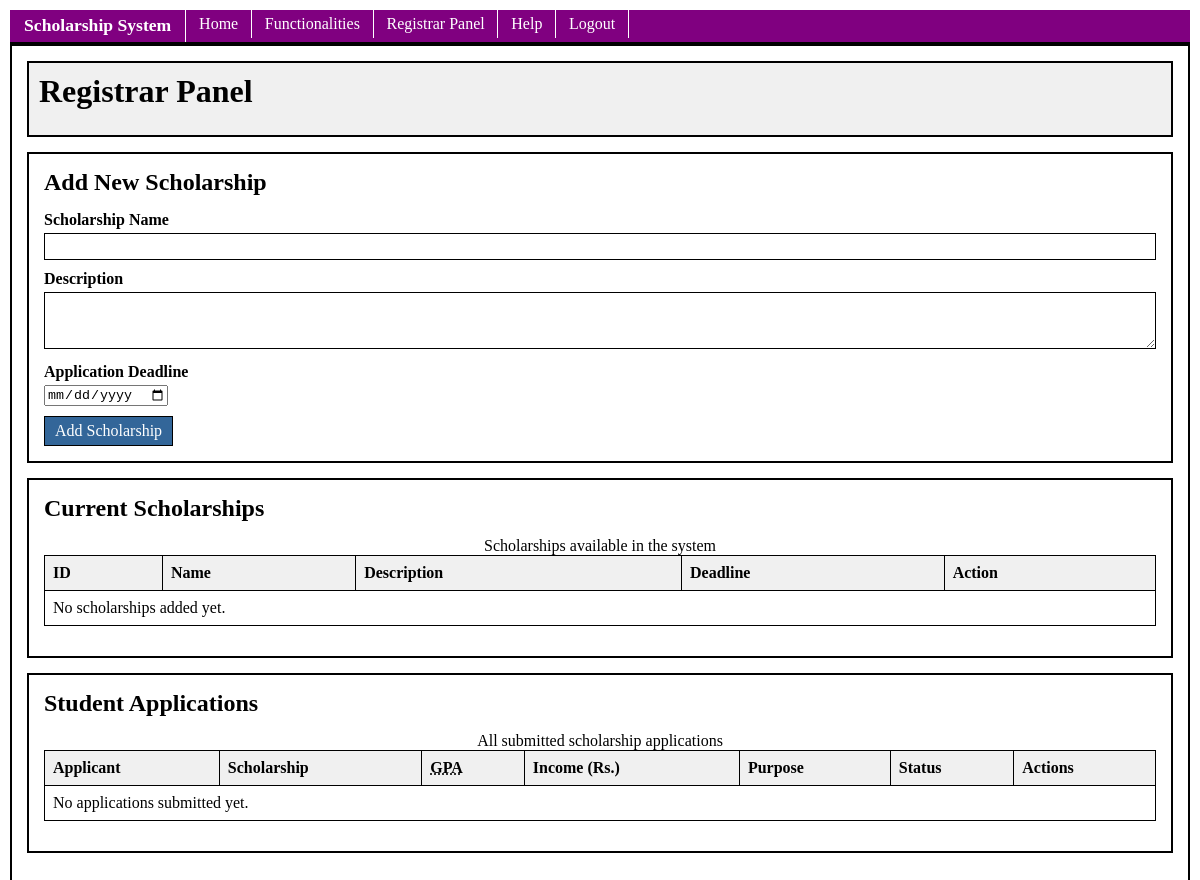
/public/applications.php (signed in), run on an earlier commit of the app's database.
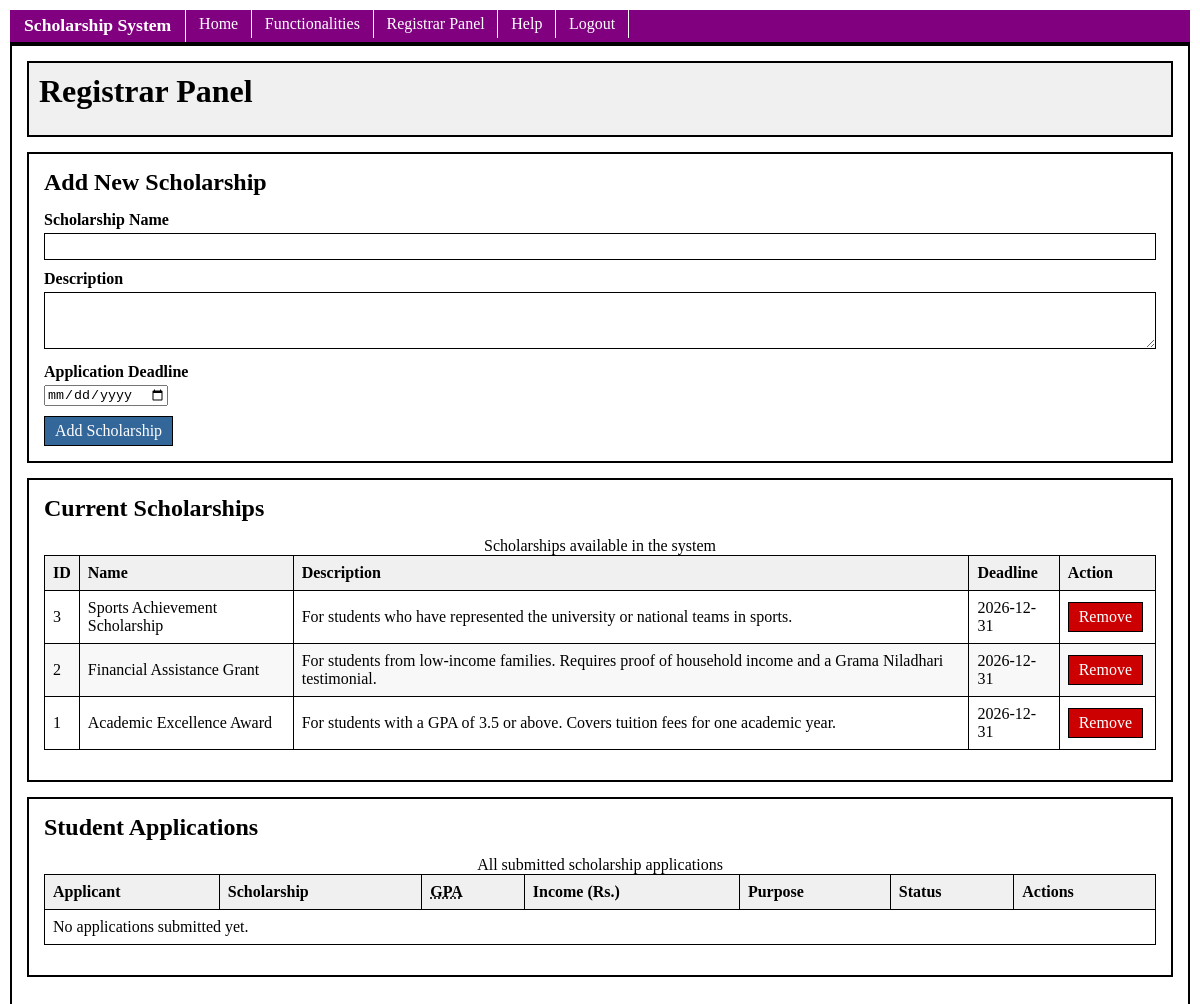
And on a later commit of the database.
### tables this page shows
CREATE TABLE IF NOT EXISTS scholarships (
    id INT AUTO_INCREMENT PRIMARY KEY,
    name VARCHAR(150) NOT NULL,
    description TEXT,
    deadline DATE,
    created_at TIMESTAMP DEFAULT CURRENT_TIMESTAMP
);

### public/applications.php (the view, shortened to what this page needs)
<?php
require_once '../config/db.php';
$scholarships = $conn->query("SELECT * FROM scholarships ORDER BY id DESC")->fetchAll();
$stmt = $conn->query("SELECT ss.*, u.username, u.email, s.name AS scholarship_name FROM student_scholarships ss INNER JOIN users u ON ss.student_id = u.id INNER JOIN scholarships s ON ss.scholarship_id = s.id ORDER BY ss.applied_at DESC");
$applications = $stmt->fetchAll();
require_once '../includes/header.php';
?>
    <div class="container">
        <div class="dashboard-header">
            <h1>Registrar Panel</h1>
        </div>
        <div class="content-page">
            <h2>Add New Scholarship</h2>
            <form name="addScholarshipForm" action="applications.php" method="POST" onsubmit="return validateDeadline()">
                <div class="form-group">
                    <label for="schName">Scholarship Name</label>
                    <input type="text" id="schName" name="name" required>
                </div>
                <div class="form-group">
                    <label for="schDesc">Description</label>
                    <textarea id="schDesc" name="description" rows="3"></textarea>
                </div>
                <div class="form-group">
                    <label for="schDeadline">Application Deadline</label>
                    <input type="date" id="schDeadline" name="deadline">
                </div>
                <button type="submit" class="btn btn-primary">Add Scholarship</button>
            </form>
        </div>
        <div class="table-container">
            <h2>Current Scholarships</h2>
            <table>
                <caption>Scholarships available in the system</caption>
                <thead>
                    <tr>
                        <th>ID</th>
                        <th>Name</th>
                        <th>Description</th>
                        <th>Deadline</th>
                        <th>Action</th>
                    </tr>
                </thead>
                <tbody>
                    <?php foreach ($scholarships as $sch): ?>
                    <tr>
                        <td><?php echo $sch['id']; ?></td>
                        <td><?php echo htmlspecialchars($sch['name']); ?></td>
                        <td><?php echo htmlspecialchars($sch['description']); ?></td>
                        <td><?php echo htmlspecialchars($sch['deadline']); ?></td>
                        <td>
                            <form action="applications.php" method="POST" style="display:inline;">
                                <button type="submit" class="btn btn-danger" onclick="return confirm('Remove this scholarship? All related applications will also be deleted.')">Remove</button>
                            </form>
                        </td>
                    </tr>
                    <?php endforeach; ?>
                    <?php if (empty($scholarships)): ?>
                    <tr><td colspan="5">No scholarships added yet.</td></tr>
                    <?php endif; ?>
                </tbody>
            </table>
        </div>
        <div class="table-container">
            <h2>Student Applications</h2>
            <table>
                <caption>All submitted scholarship applications</caption>
                <thead>
                    <tr>
                        <th>Applicant</th>
                        <th>Scholarship</th>
                        <th><abbr title="Grade Point Average">GPA</abbr></th>
                        <th>Income (Rs.)</th>
                        <th>Purpose</th>
                        <th>Status</th>
                        <th>Actions</th>
                    </tr>
                </thead>
                <tbody>
                    <?php if (empty($applications)): ?>
                        <tr><td colspan="7">No applications submitted yet.</td></tr>
                    <?php endif; ?>
                </tbody>
            </table>
        </div>
    </div>
<?php require_once '../includes/footer.php'; ?>

### includes/header.php (shortened to what this page needs)
<?php
$isLoggedIn = isset($_SESSION['user_id']);
$role = $isLoggedIn ? $_SESSION['role'] : '';
$isRegistrar = $role === 'registrar';
?>
<!DOCTYPE html>
<html lang="en">
<head>
    <link rel="stylesheet" href="css/style.css">
</head>
<body>
    <nav class="navbar">
        <div class="navbar-brand">Scholarship System</div>
        <ul class="nav-links">
            <li><a href="home.php">Home</a></li>
            <li><a href="functionalities.php">Functionalities</a></li>
            <?php if ($isRegistrar): ?>
                <li><a href="applications.php">Registrar Panel</a></li>
            <?php endif; ?>
            <li><a href="help.php">Help</a></li>
            <?php if ($isLoggedIn): ?>
                <li><a href="logout.php">Logout</a></li>
            <?php else: ?>
                <li><a href="login.php">Login</a></li>
            <?php endif; ?>
        </ul>
    </nav>

### includes/footer.php
</body>
</html>

### public/css/style.css (style rules this page uses)
body { background-color: #ffffff; color: #000000; margin: 0; padding: 10px; }
.navbar { border-bottom: 2px solid #000000; background-color: purple; overflow: hidden; }
.navbar-brand { float: left; font-size: 1.1em; font-weight: bold; color: white; padding: 0.3em 0.8em; border-right: 1px solid white; }
.nav-links { float: left; width: auto; padding: 0; margin: 0; list-style-type: none; }
.nav-links li { display: inline; }
.nav-links a { float: left; text-decoration: none; color: white; background-color: purple; padding: 0.3em 0.8em; border-right: 1px solid white; }
.container, .content-page, .table-container { border: 2px solid #000000; padding: 15px; margin-bottom: 15px; }
h1, h2, h3 { margin-top: 0; margin-bottom: 10px; padding-bottom: 5px; }
.form-group { margin-bottom: 10px; }
.form-group label { display: block; margin-bottom: 4px; font-weight: bold; }
input[type="text"], input[type="password"], input[type="email"], input[type="number"] { width: 100%; border: 1px solid #000000; padding: 5px; box-sizing: border-box; }
.form-group select, .form-group textarea { width: 100%; border: 1px solid #000000; padding: 5px; box-sizing: border-box; }
.btn, .btn-primary, .btn-danger { box-sizing: border-box; font-family: inherit; font-size: inherit; line-height: normal; vertical-align: middle; }
.btn { border: 1px solid #000000; background-color: #e0e0e0; color: #000000; padding: 5px 10px; text-decoration: none; display: inline-block; cursor: pointer; margin-right: 4px; }
.btn-primary { border: 1px solid #000000; background-color: #336699; color: #ffffff; padding: 5px 10px; text-decoration: none; display: inline-block; cursor: pointer; margin-right: 4px; }
.btn-danger { border: 1px solid #000000; background-color: #cc0000; color: #ffffff; padding: 5px 10px; text-decoration: none; display: inline-block; cursor: pointer; margin-right: 4px; }
table { width: 100%; border-collapse: collapse; margin-bottom: 15px; }
table th, table td { border: 1px solid #000000; padding: 8px; text-align: left; }
table th { background-color: #f0f0f0; font-weight: bold; }
tbody tr:nth-child(even) { background-color: #f8f8f8; }
.dashboard-header { border: 2px solid #000000; padding: 10px; margin-bottom: 15px; background-color: #f0f0f0; }

What changed in the data, as far as the page shows it:
added scholarships: id "3", name "Sports Achievement Scholarship", description "For students who have represented the university or national teams in sports.", deadline "2026-12-31"
added scholarships: id "2", name "Financial Assistance Grant", description "For students from low-income families. Requires proof of household income and a Grama Niladhari testimonial.", deadline "2026-12-31"
added scholarships: id "1", name "Academic Excellence Award", description "For students with a GPA of 3.5 or above. Covers tuition fees for one academic year.", deadline "2026-12-31"
Also different on the page:
text no longer shown: "No scholarships added yet."
